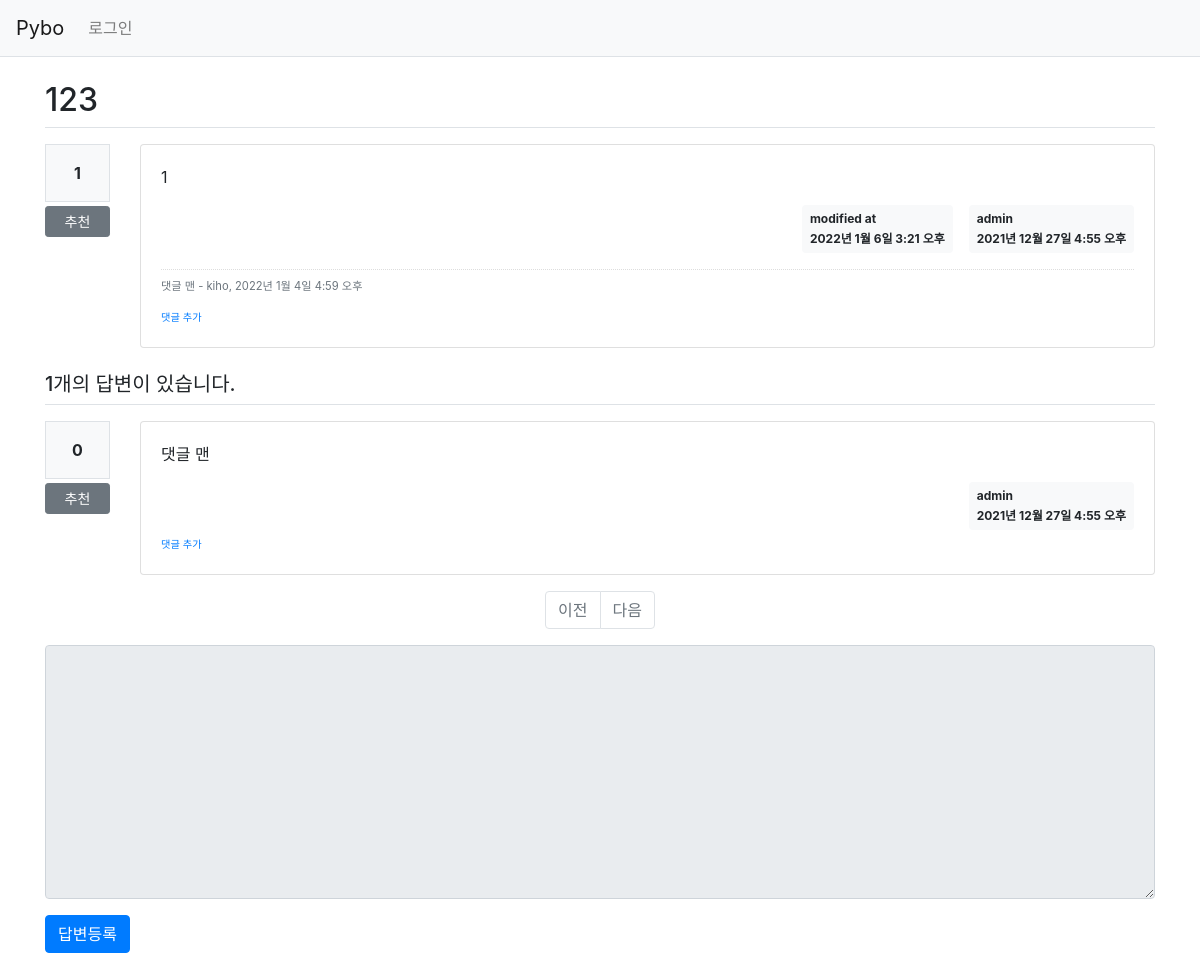
Before: /pybo/307/ with the older database file.
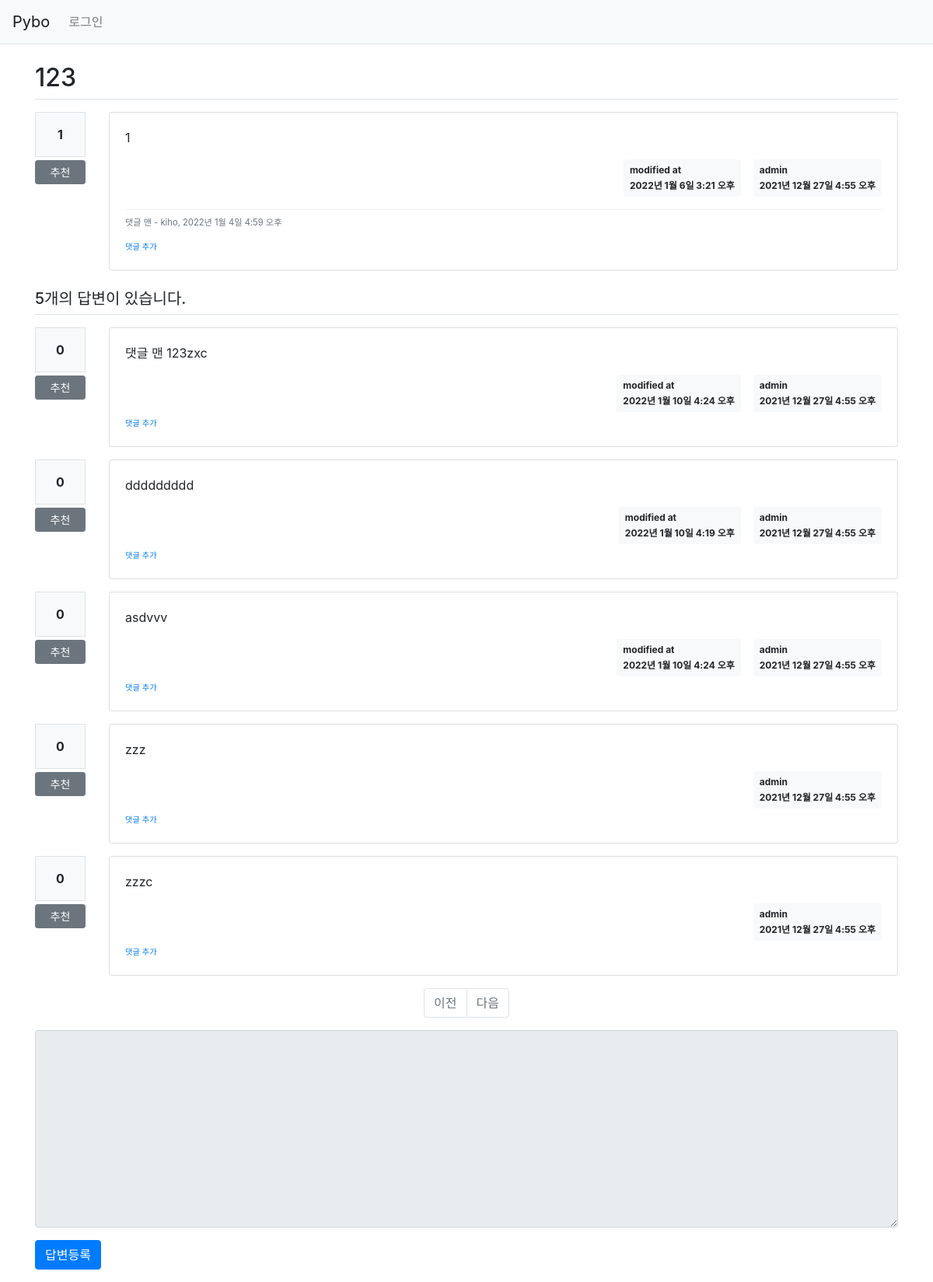
After: the same page with the newer database file.
### pybo/models.py (models this page shows, shortened)
class Comment(models.Model):
    author = models.ForeignKey(User, on_delete=models.CASCADE)
    content = models.TextField()
    create_date = models.DateTimeField()
    modify_date = models.DateTimeField(null=True, blank=True)
    question = models.ForeignKey(Question, null=True, blank=True, on_delete=models.CASCADE)
    answer = models.ForeignKey(Answer, null=True, blank=True, on_delete=models.CASCADE)

class Question(models.Model):
    subject = models.CharField(max_length=200)  # 글자 수 제한하려면 charField
    content = models.TextField()  # 글자수 제한 X
    create_date = models.DateTimeField()  # 시간
    modify_date = models.DateTimeField(null=True, blank=True)  # blank = True 로 form.is_valid에서 오류 X
    author = models.ForeignKey(User, on_delete=models.CASCADE,  # 작성자는 User를 외래키로 받음.
                               related_name='author_question')
    voter = models.ManyToManyField(User, related_name='voter_question')

class Answer(models.Model):
    question = models.ForeignKey(Question, on_delete=models.CASCADE)  # 질문에 대한 답변이므로 foreinkey , 질문과 함께 삭제
    content = models.TextField()
    create_date = models.DateTimeField()
    modify_date = models.DateTimeField(null=True, blank=True)
    author = models.ForeignKey(User, on_delete=models.CASCADE,
                               related_name='author_answer')
    voter = models.ManyToManyField(User, related_name='voter_answer')

### pybo/views/base_views.py (the view)
# urls.py: path('<int:question_id>/', base_views.detail,name = 'detail'),
def detail(request,question_id):  # 질문 상세 화면
    page = request.GET.get('page',1)
    question = get_object_or_404(Question, pk=question_id)  # Qustion 모델에서 get으로 전달받은 question_id가 없으면 404 발생시킴
    answer_list = question.answer_set.all().annotate(num_voter = Count('voter')).order_by('-num_voter')
    paginator = Paginator(answer_list,5)
    page_obj = paginator.get_page(page)
    context = {'question': question,'answer_list':page_obj,'page':page}
    return render(request, 'pybo/question_detail.html', context)

### pybo/templatetags/pybo_filter.py (called while the page is built)
@register.filter()
def mark(value):
    extensions = ['nl2br','fenced_code']  # 줄바꿈 문자를<br>로
    return mark_safe(markdown.markdown(value,extensions=extensions))

### templates/pybo/question_detail.html (shortened to what the changed rows need)
{% extends 'base.html' %}
{% load pybo_filter %}
{% block content %}
<div class="container my-3">
    <h2 class="border-bottom py-2">{{ question.subject }}</h2>
    <div class="row my-3">
        <div class="col-1">
            <div class="bg-light text-center p-3 border font-weight-bolder mb-1">
                {{ question.voter.count }}
            </div>
            <a href="#" data-uri="{% url 'pybo:vote_question' question.id %}"
               class="recommend btn btn-sm btn-secondary btn-block my-1">추천</a>
        </div>
        <div class="col-11">
            <div class="card">
                <div class="card-body">
                    <div class="card-text" style="white-space: pre-line;">{{ question.content|mark }}</div>
                    <div class="d-flex justify-content-end">
                        {% if question.modify_date %}
                        <div class="badge badge-light p-2 text-left mx-3">
                            <div class="mb-2">modified at</div>
                            <div>{{ question.modify_date }}</div>
                        </div>
                        {% endif %}
                        <div class="badge badge-light p-2 text-left">
                            <div class="mb-2">{{ question.author.username }}</div>
                            <div>{{ question.create_date }}</div>
                        </div>
                    </div>
                    {% if question.comment_set.count > 0 %}
                    <div class="mt-3">
                        {% for comment in question.comment_set.all %}
                            <div class="comment py-2 text-muted">
                                <span style="white-space: pre-line;">{{ comment.content }}</span>
                                <span>
                                    - {{ comment.author }}, {{ comment.create_date }}
                                </span>
                            </div>
                        {% endfor %}
                    </div>
                    {% endif %}
                </div>
            </div>
        </div>
    </div>
    <h5 class="border-bottom my-3 py-2">{{question.answer_set.count}}개의 답변이 있습니다.</h5>
    {% for answer in answer_list %}
    <div class="row my-3">
        <div class="col-1">
            <div class="bg-light text-center p-3 border font-weight-bolder mb-1">
                {{ answer.voter.count }}
            </div>
            <a href="#" data-uri="{% url 'pybo:vote_answer' answer.id %}"
            class="recommend btn btn-sm btn-secondary btn-block my-1">추천</a>
        </div>
    <div class="col-11">
        <div class="card">
            <div class="card-body">
                <div class="card-text" style="white-space: pre-line;">{{ answer.content|mark }}</div>
                <div class="d-flex justify-content-end">
                    {% if answer.modify_date %}
                    <div class="badge badge-light p-2 text-left mx-3">
                        <div class="mb-2">modified at</div>
                        <div>{{ answer.modify_date }}</div>
                    </div>
                    {% endif %}
                    <div class="badge badge-light p-2 text-left">
                        <div class="mb-2">{{ question.author.username }}</div>
                        <div>{{ question.create_date }}</div>
                    </div>
                </div>
                <div>
                    <a href="{% url 'pybo:comment_create_answer' answer.id %}" class="small"><small>댓글 추가</small></a>
                </div>
               </div>
             </div>
        </div>
    </div>
    {% endfor %}
    <form action="{% url 'pybo:answer_create' question.id %}" method="post" class="my-3">
        <ul class="pagination justify-content-center">
        </ul>
        <div class="form-group">
        </div>
        <input type="submit" value="답변등록" class="btn btn-primary">
    </form>
</div>
{% endblock %}

Changed rows visible on the page:
computed for Question "2022년 1월 6일 3:21 오후": answer_set.count "1" → "5"
changed Answer: content|mark "댓글 맨" → "댓글 맨 123zxc"; modify_date (not shown) → "2022년 1월 10일 4:24 오후"
added Answer: voter.count "0", content|mark "ddddddddd", modify_date "2022년 1월 10일 4:19 오후", {{ question.author.username }} "admin", {{ question.create_date }} "2021년 12월 27일 4:55 오후"
added Answer: voter.count "0", content|mark "asdvvv", modify_date "2022년 1월 10일 4:24 오후", {{ question.author.username }} "admin", {{ question.create_date }} "2021년 12월 27일 4:55 오후"
added Answer: voter.count "0", content|mark "zzz", {{ question.author.username }} "admin", {{ question.create_date }} "2021년 12월 27일 4:55 오후"
added Answer: voter.count "0", content|mark "zzzc", {{ question.author.username }} "admin", {{ question.create_date }} "2021년 12월 27일 4:55 오후"
